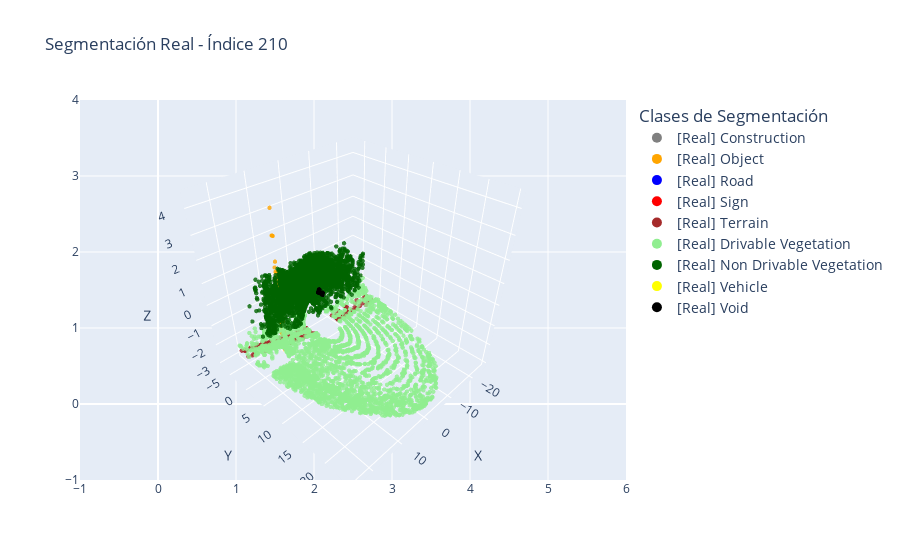
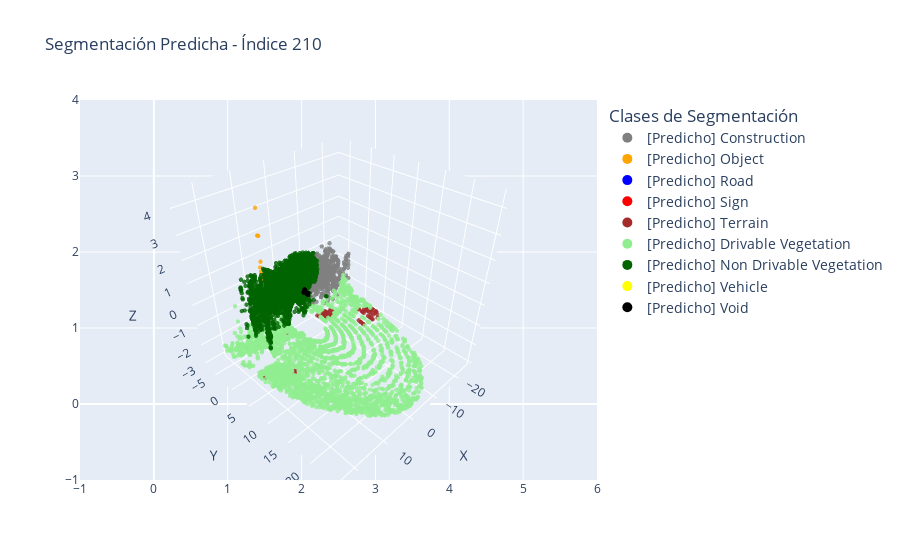

Source (notebook cell) for these figures, in order:
### Code cell
visualizar_comparacion_segmentacion(points_list, labels_list, preds_list, indice=210)

### Figure 1 — Plotly figure (JSON) as saved in the notebook; plotly's stock layout.template omitted (floating-point values rounded to 4 significant figures; data arrays with more than 128 entries replaced by an {"elided": "..."} marker saying what was removed)
{"data": [{"marker": {"color": "orange", "opacity": 0.8, "size": 1.5}, "mode": "markers", "name": "[Real] Object", "showlegend": false, "type": "scatter3d", "x": {"elided": "158 float values"}, "y": {"elided": "158 float values"}, "z": {"elided": "158 float values"}}, {"marker": {"color": "brown", "opacity": 0.8, "size": 1.5}, "mode": "markers", "name": "[Real] Terrain", "showlegend": false, "type": "scatter3d", "x": {"elided": "269 float values"}, "y": {"elided": "269 float values"}, "z": {"elided": "269 float values"}}, {"marker": {"color": "lightgreen", "opacity": 0.8, "size": 1.5}, "mode": "markers", "name": "[Real] Drivable Vegetation", "showlegend": false, "type": "scatter3d", "x": {"elided": "2917 float values"}, "y": {"elided": "2917 float values"}, "z": {"elided": "2917 float values"}}, {"marker": {"color": "darkgreen", "opacity": 0.8, "size": 1.5}, "mode": "markers", "name": "[Real] Non Drivable Vegetation", "showlegend": false, "type": "scatter3d", "x": {"elided": "12984 float values"}, "y": {"elided": "12984 float values"}, "z": {"elided": "12984 float values"}}, {"marker": {"color": "black", "opacity": 0.8, "size": 1.5}, "mode": "markers", "name": "[Real] Void", "showlegend": false, "type": "scatter3d", "x": [-1.211, -1.091, -1.234, -1.337, -1.21, -1.082, -1.244, -1.308, -1.243, -1.041, -1.208, -1.183, -1.143, -1.166, -1.191, -1.152, -1.233, -1.205, -1.196, -1.213, -1.248, -1.164, -1.19, -1.035, -1.207, -1.171, -1.241, -0.9689, -1.151, -1.217, -1.188, -1.145, -1.225, -1.145, -1.096, -1.22, -1.199, -1.182, -1.206, -1.117, -1.085, -1.257, -1.244, -1.161, -1.195, -1.134, -1.025, -1.242, -1.319, -1.136, -1.296, -1.07, -1.017, -1.163, -1.219, -1.264], "y": [0.4252, -0.6042, 0.1552, 0.3956, 0.2341, -0.6632, 0.08721, 0.5047, -0.1048, -0.1692, 0.1835, 0.4597, 0.5334, -0.57, 0.3939, -0.5221, -0.09032, 0.2932, 0.4549, -0.3357, 0.1849, -0.2539, -0.3736, -0.242, 0.2659, -0.2376, 0.1793, -0.2015, 0.4716, 0.1122, -0.3779, 0.5292, 0.2138, 0.4843, -0.2436, 0.2593, 0.3012, 0.4298, 0.1924, -0.6025, -0.1682, -0.05992, 0.1611, 0.3697, -0.3944, -0.5286, -0.3936, -0.1139, 0.4758, -0.2003, 0.4943, -0.2146, -0.1844, -0.2403, -0.1253, -0.5707], "z": [-0.5984, -0.5815, -0.5798, -0.496, -0.5748, -0.5917, -0.5815, -0.4987, -0.5815, -0.4919, -0.5697, -0.5917, -0.5883, -0.6052, -0.5849, -0.59, -0.5765, -0.5781, -0.5967, -0.4478, -0.5883, -0.4236, -0.5815, -0.3781, -0.5765, -0.425, -0.5849, -0.4615, -0.5798, -0.5697, -0.5815, -0.5883, -0.5798, -0.5798, -0.3995, -0.5815, -0.5765, -0.5866, -0.5697, -0.5917, -0.5122, -0.5866, -0.5849, -0.568, -0.5866, -0.5832, -0.5122, -0.5815, -0.4987, -0.4102, -0.4933, -0.5088, -0.4818, -0.4223, -0.5714, -0.4933]}, {"marker": {"color": "gray", "size": 10}, "mode": "markers", "name": "[Real] Construction", "showlegend": true, "type": "scatter", "x": [null], "y": [null]}, {"marker": {"color": "orange", "size": 10}, "mode": "markers", "name": "[Real] Object", "showlegend": true, "type": "scatter", "x": [null], "y": [null]}, {"marker": {"color": "blue", "size": 10}, "mode": "markers", "name": "[Real] Road", "showlegend": true, "type": "scatter", "x": [null], "y": [null]}, {"marker": {"color": "red", "size": 10}, "mode": "markers", "name": "[Real] Sign", "showlegend": true, "type": "scatter", "x": [null], "y": [null]}, {"marker": {"color": "brown", "size": 10}, "mode": "markers", "name": "[Real] Terrain", "showlegend": true, "type": "scatter", "x": [null], "y": [null]}, {"marker": {"color": "lightgreen", "size": 10}, "mode": "markers", "name": "[Real] Drivable Vegetation", "showlegend": true, "type": "scatter", "x": [null], "y": [null]}, {"marker": {"color": "darkgreen", "size": 10}, "mode": "markers", "name": "[Real] Non Drivable Vegetation", "showlegend": true, "type": "scatter", "x": [null], "y": [null]}, {"marker": {"color": "yellow", "size": 10}, "mode": "markers", "name": "[Real] Vehicle", "showlegend": true, "type": "scatter", "x": [null], "y": [null]}, {"marker": {"color": "black", "size": 10}, "mode": "markers", "name": "[Real] Void", "showlegend": true, "type": "scatter", "x": [null], "y": [null]}], "layout": {"legend": {"font": {"size": 14}, "title": {"text": "Clases de Segmentación"}}, "scene": {"xaxis": {"title": {"text": "X"}}, "yaxis": {"title": {"text": "Y"}}, "zaxis": {"title": {"text": "Z"}}}, "title": {"text": "Segmentación Real - Índice 210"}}}

### Figure 2 — Plotly figure (JSON) as saved in the notebook; plotly's stock layout.template omitted (floating-point values rounded to 4 significant figures; data arrays with more than 128 entries replaced by an {"elided": "..."} marker saying what was removed)
{"data": [{"marker": {"color": "gray", "opacity": 0.8, "size": 1.5}, "mode": "markers", "name": "[Predicho] Construction", "showlegend": false, "type": "scatter3d", "x": {"elided": "579 float values"}, "y": {"elided": "579 float values"}, "z": {"elided": "579 float values"}}, {"marker": {"color": "orange", "opacity": 0.8, "size": 1.5}, "mode": "markers", "name": "[Predicho] Object", "showlegend": false, "type": "scatter3d", "x": [16.11, 16.21, 16.08, 16.07, 16.26, 16.21, 16.06, 16.13, 16.1, 16.15, 16.39, 16.09, 16.09, 16.13, 16.09, 16.11, 16.11, 16.26, 16.11, 16.08, 16.04, 16.06, 16.23, 16.22, 16.24, 16.07, 16.09, 16.07, 16.12, 16.14, 16.05, 16.16, 16.09, 16.17, 16.09, 16.1, 16.07, 16.14, 16.11, 16.13, 16.13, 16.08, 16.23, 16.09, 16.15, 16.29, 16.3, 16.21, 16.1, 16.24, 16.16, 16.06, 16.09, 16.06, 16.07, 16.25, 16.21, 16.43, 16.22, 16.06, 16.07, 16.19, 16.06, 16.15, 16.09, 16.08, 16.38, 16.05, 16.17, 16.12, 16.05, 16.06, 16.07, 16.08, 16.08, 16.34, 16.22, 16.21, 16.14, 16.22, 16.19, 16.12, 16.08, 16.11, 16.08], "y": [3.545, 3.653, 3.351, 3.513, 3.734, 3.194, 3.425, 3.314, 3.551, 3.303, 4.093, 3.346, 3.481, 3.241, 3.565, 3.557, 3.287, 3.705, 3.286, 3.369, 3.459, 3.448, 3.197, 3.694, 3.716, 3.403, 3.317, 3.427, 3.312, 3.249, 3.532, 3.27, 3.57, 3.271, 3.384, 3.32, 3.465, 3.604, 3.296, 3.264, 3.578, 3.393, 3.204, 3.358, 3.639, 3.175, 3.153, 3.709, 3.264, 3.738, 3.258, 3.346, 3.305, 3.379, 3.56, 3.191, 3.709, 3.86, 3.217, 3.38, 3.441, 3.192, 3.558, 3.226, 3.353, 3.539, 3.163, 3.469, 3.237, 3.297, 3.471, 3.524, 3.443, 3.377, 3.368, 3.208, 3.684, 3.745, 3.622, 3.695, 3.663, 3.613, 3.368, 3.644, 3.365], "z": [1.235, 0.6994, 1.23, 4.408, 0.0932, 2.198, 0.2809, 1.296, 0.662, 0.7253, -0.7819, 0.5651, 1.073, 0.6293, 0.4402, 0.7262, 1.358, 1.087, 1.167, 1.04, 1.165, 0.5018, 1.573, 1.149, 1.054, 1.865, 1.198, 0.1233, 1.041, 1.435, 0.218, 1.202, 0.5986, 0.9481, 2.012, 0.692, 0.5654, 1.333, 1.231, 0.4396, 1.109, 0.7551, 0.6643, 2.435, 0.4422, 1.114, 0.8264, 1.771, 0.8496, 1.673, 0.7888, 1.006, 0.2809, 0.8487, 1.2, 0.5697, 1.308, -0.1974, 1.205, 0.3439, 1.103, 1.395, 0.9458, 2.016, 3.419, 0.9783, 0.2213, 3.415, 1.33, 3.422, 1.561, 0.5654, 0.597, 1.198, 1.293, 0.6688, 1.889, 0.6681, 0.6643, 1.245, 0.7624, 0.8863, 0.5335, 1.013, 0.4072]}, {"marker": {"color": "brown", "opacity": 0.8, "size": 1.5}, "mode": "markers", "name": "[Predicho] Terrain", "showlegend": false, "type": "scatter3d", "x": [-11.37, -4.145, -23.11, -8.055, -8.025, -9.769, 22.56, -4.281, -21.96, -7.934, -23.21, 15.49, -9.712, -24.15, -20.13, -7.947, -6.379, 19.89, -4.172, -22.07, -21.84, -9.694, -23.29, -6.352, -24.09, -23.92, -9.725, -15.72, -20.2, -20.09, 14.68, -11.37, -7.934, 6.809, -4.194, -8.102, -20.28, -22.0, -21.91, -4.073, -6.362, -15.72, 6.809, -11.31, -9.838, -23.27, 14.6, -20.19, -3.828, -11.42, -21.86, 15.34, -9.726, -15.89, -4.229, -9.716, -6.362, -8.026, -20.24, -21.77, -8.072, 19.82, -20.34, -3.568, -15.94, -23.51, -9.638, -7.997, -9.633, -23.12, -15.68, -23.37, -23.4, -20.05, -20.28, -19.84, 6.799, -8.096, -7.907, -24.16, -20.17, -9.748, -9.822, -21.92, -9.771, -23.91, -15.93, -7.934, 22.6, -9.683], "y": [0.06749, 3.174, 3.483, 0.4066, 0.1695, 0.762, 7.24, 3.107, 2.301, -0.7095, 3.325, 8.737, -0.1712, 4.224, 5.056, -0.3289, -0.2495, 0.2257, 3.292, 4.636, 2.856, -0.7782, 2.468, -0.4587, 3.039, 3.644, 0.8663, 5.672, 2.918, 4.424, 8.201, -0.6417, -0.03601, 0.3092, 3.187, 0.4686, 2.626, 4.201, 5.961, 3.312, -0.4359, 5.541, 0.2092, -0.5967, 0.55, 5.094, 8.441, 4.758, 3.718, 0.1515, 2.777, 8.448, -1.251, 4.892, 3.165, -1.141, -0.9303, 0.3757, 1.642, 3.254, 0.7958, 0.07955, 1.801, 3.785, 4.843, 2.318, -0.6317, 0.1982, -0.4543, 2.794, 5.721, 4.402, 3.177, 3.272, 2.703, 5.764, 0.2588, 0.559, 0.05106, 4.317, 5.461, 0.04253, 0.6214, 3.688, -1.003, 3.284, 4.335, -0.1246, 7.162, -0.8131], "z": [-2.364, -2.434, -2.808, -2.319, -2.308, -2.364, -1.69, -2.466, -2.77, -2.29, -2.817, -1.991, -2.344, -2.858, -2.788, -2.287, -2.271, -1.496, -2.478, -2.829, -2.763, -2.346, -2.813, -2.266, -2.831, -2.821, -2.356, -2.72, -2.742, -2.763, -2.02, -2.367, -2.281, -1.96, -2.456, -2.333, -2.746, -2.809, -2.848, -2.448, -2.268, -2.712, -1.959, -2.354, -2.377, -2.861, -2.026, -2.787, -2.488, -2.375, -2.764, -1.996, -2.366, -2.706, -2.463, -2.36, -2.287, -2.31, -2.727, -2.762, -2.332, -1.49, -2.743, -2.426, -2.712, -2.838, -2.33, -2.3, -2.327, -2.798, -2.716, -2.856, -2.837, -2.728, -2.749, -2.775, -1.957, -2.333, -2.274, -2.862, -2.807, -2.352, -2.375, -2.789, -2.37, -2.814, -2.687, -2.281, -1.691, -2.345]}, {"marker": {"color": "lightgreen", "opacity": 0.8, "size": 1.5}, "mode": "markers", "name": "[Predicho] Drivable Vegetation", "showlegend": false, "type": "scatter3d", "x": {"elided": "3127 float values"}, "y": {"elided": "3127 float values"}, "z": {"elided": "3127 float values"}}, {"marker": {"color": "darkgreen", "opacity": 0.8, "size": 1.5}, "mode": "markers", "name": "[Predicho] Non Drivable Vegetation", "showlegend": false, "type": "scatter3d", "x": {"elided": "12447 float values"}, "y": {"elided": "12447 float values"}, "z": {"elided": "12447 float values"}}, {"marker": {"color": "black", "opacity": 0.8, "size": 1.5}, "mode": "markers", "name": "[Predicho] Void", "showlegend": false, "type": "scatter3d", "x": [-1.211, -1.091, -1.234, -1.337, -1.21, -1.082, -1.244, -1.308, -1.243, -1.041, -1.208, -1.183, -1.143, -1.166, -1.191, -1.152, -1.233, -1.205, -1.196, -1.213, -1.248, -1.164, -1.19, -1.035, -1.207, -1.171, -1.241, -0.9689, -1.151, -1.217, -1.188, -1.145, -1.225, -1.145, -1.096, -1.22, -1.199, -1.182, -1.206, -1.117, -1.085, -1.257, -1.244, -1.161, -1.195, -1.134, -1.025, -1.242, -1.319, -1.136, -1.296, -1.07, -1.017, -1.163, -1.219, -1.264], "y": [0.4252, -0.6042, 0.1552, 0.3956, 0.2341, -0.6632, 0.08721, 0.5047, -0.1048, -0.1692, 0.1835, 0.4597, 0.5334, -0.57, 0.3939, -0.5221, -0.09032, 0.2932, 0.4549, -0.3357, 0.1849, -0.2539, -0.3736, -0.242, 0.2659, -0.2376, 0.1793, -0.2015, 0.4716, 0.1122, -0.3779, 0.5292, 0.2138, 0.4843, -0.2436, 0.2593, 0.3012, 0.4298, 0.1924, -0.6025, -0.1682, -0.05992, 0.1611, 0.3697, -0.3944, -0.5286, -0.3936, -0.1139, 0.4758, -0.2003, 0.4943, -0.2146, -0.1844, -0.2403, -0.1253, -0.5707], "z": [-0.5984, -0.5815, -0.5798, -0.496, -0.5748, -0.5917, -0.5815, -0.4987, -0.5815, -0.4919, -0.5697, -0.5917, -0.5883, -0.6052, -0.5849, -0.59, -0.5765, -0.5781, -0.5967, -0.4478, -0.5883, -0.4236, -0.5815, -0.3781, -0.5765, -0.425, -0.5849, -0.4615, -0.5798, -0.5697, -0.5815, -0.5883, -0.5798, -0.5798, -0.3995, -0.5815, -0.5765, -0.5866, -0.5697, -0.5917, -0.5122, -0.5866, -0.5849, -0.568, -0.5866, -0.5832, -0.5122, -0.5815, -0.4987, -0.4102, -0.4933, -0.5088, -0.4818, -0.4223, -0.5714, -0.4933]}, {"marker": {"color": "gray", "size": 10}, "mode": "markers", "name": "[Predicho] Construction", "showlegend": true, "type": "scatter", "x": [null], "y": [null]}, {"marker": {"color": "orange", "size": 10}, "mode": "markers", "name": "[Predicho] Object", "showlegend": true, "type": "scatter", "x": [null], "y": [null]}, {"marker": {"color": "blue", "size": 10}, "mode": "markers", "name": "[Predicho] Road", "showlegend": true, "type": "scatter", "x": [null], "y": [null]}, {"marker": {"color": "red", "size": 10}, "mode": "markers", "name": "[Predicho] Sign", "showlegend": true, "type": "scatter", "x": [null], "y": [null]}, {"marker": {"color": "brown", "size": 10}, "mode": "markers", "name": "[Predicho] Terrain", "showlegend": true, "type": "scatter", "x": [null], "y": [null]}, {"marker": {"color": "lightgreen", "size": 10}, "mode": "markers", "name": "[Predicho] Drivable Vegetation", "showlegend": true, "type": "scatter", "x": [null], "y": [null]}, {"marker": {"color": "darkgreen", "size": 10}, "mode": "markers", "name": "[Predicho] Non Drivable Vegetation", "showlegend": true, "type": "scatter", "x": [null], "y": [null]}, {"marker": {"color": "yellow", "size": 10}, "mode": "markers", "name": "[Predicho] Vehicle", "showlegend": true, "type": "scatter", "x": [null], "y": [null]}, {"marker": {"color": "black", "size": 10}, "mode": "markers", "name": "[Predicho] Void", "showlegend": true, "type": "scatter", "x": [null], "y": [null]}], "layout": {"legend": {"font": {"size": 14}, "title": {"text": "Clases de Segmentación"}}, "scene": {"xaxis": {"title": {"text": "X"}}, "yaxis": {"title": {"text": "Y"}}, "zaxis": {"title": {"text": "Z"}}}, "title": {"text": "Segmentación Predicha - Índice 210"}}}
